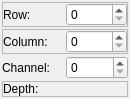
<?xml version="1.0" encoding="UTF-8"?>
<ui version="4.0">
 <class>MatAccessWidget</class>
 <widget class="QWidget" name="MatAccessWidget">
  <property name="geometry">
   <rect>
    <x>0</x>
    <y>0</y>
    <width>130</width>
    <height>94</height>
   </rect>
  </property>
  <property name="windowTitle">
   <string>Form</string>
  </property>
  <layout class="QVBoxLayout" name="verticalLayout">
   <property name="spacing">
    <number>2</number>
   </property>
   <property name="leftMargin">
    <number>2</number>
   </property>
   <property name="topMargin">
    <number>2</number>
   </property>
   <property name="rightMargin">
    <number>2</number>
   </property>
   <property name="bottomMargin">
    <number>2</number>
   </property>
   <item>
    <widget class="QFrame" name="frame">
     <property name="frameShape">
      <enum>QFrame::StyledPanel</enum>
     </property>
     <property name="frameShadow">
      <enum>QFrame::Raised</enum>
     </property>
     <layout class="QHBoxLayout" name="horizontalLayout">
      <property name="spacing">
       <number>2</number>
      </property>
      <property name="leftMargin">
       <number>0</number>
      </property>
      <property name="topMargin">
       <number>0</number>
      </property>
      <property name="rightMargin">
       <number>0</number>
      </property>
      <property name="bottomMargin">
       <number>0</number>
      </property>
      <item>
       <widget class="QLabel" name="rowLabel">
        <property name="text">
         <string>Row:</string>
        </property>
       </widget>
      </item>
      <item>
       <widget class="QSpinBox" name="rowSpin"/>
      </item>
     </layout>
    </widget>
   </item>
   <item>
    <widget class="QFrame" name="frame_2">
     <property name="frameShape">
      <enum>QFrame::StyledPanel</enum>
     </property>
     <property name="frameShadow">
      <enum>QFrame::Raised</enum>
     </property>
     <layout class="QHBoxLayout" name="horizontalLayout_2">
      <property name="spacing">
       <number>2</number>
      </property>
      <property name="leftMargin">
       <number>0</number>
      </property>
      <property name="topMargin">
       <number>0</number>
      </property>
      <property name="rightMargin">
       <number>0</number>
      </property>
      <property name="bottomMargin">
       <number>0</number>
      </property>
      <item>
       <widget class="QLabel" name="colLabel">
        <property name="text">
         <string>Column:</string>
        </property>
       </widget>
      </item>
      <item>
       <widget class="QSpinBox" name="colSpin"/>
      </item>
     </layout>
    </widget>
   </item>
   <item>
    <widget class="QWidget" name="widget" native="true">
     <layout class="QHBoxLayout" name="horizontalLayout_3">
      <property name="spacing">
       <number>2</number>
      </property>
      <property name="leftMargin">
       <number>0</number>
      </property>
      <property name="topMargin">
       <number>0</number>
      </property>
      <property name="rightMargin">
       <number>0</number>
      </property>
      <property name="bottomMargin">
       <number>0</number>
      </property>
      <item>
       <widget class="QLabel" name="chaLabel">
        <property name="text">
         <string>Channel:</string>
        </property>
       </widget>
      </item>
      <item>
       <widget class="QSpinBox" name="channelSpin"/>
      </item>
     </layout>
    </widget>
   </item>
   <item>
    <widget class="QFrame" name="frame_3">
     <property name="frameShape">
      <enum>QFrame::StyledPanel</enum>
     </property>
     <property name="frameShadow">
      <enum>QFrame::Raised</enum>
     </property>
     <layout class="QHBoxLayout" name="horizontalLayout_4">
      <property name="spacing">
       <number>4</number>
      </property>
      <property name="leftMargin">
       <number>0</number>
      </property>
      <property name="topMargin">
       <number>0</number>
      </property>
      <property name="rightMargin">
       <number>0</number>
      </property>
      <property name="bottomMargin">
       <number>0</number>
      </property>
      <item>
       <widget class="QLabel" name="label">
        <property name="text">
         <string>Depth:</string>
        </property>
       </widget>
      </item>
      <item>
       <widget class="QLabel" name="depthLabel">
        <property name="text">
         <string/>
        </property>
       </widget>
      </item>
     </layout>
    </widget>
   </item>
  </layout>
 </widget>
 <resources/>
 <connections/>
</ui>
